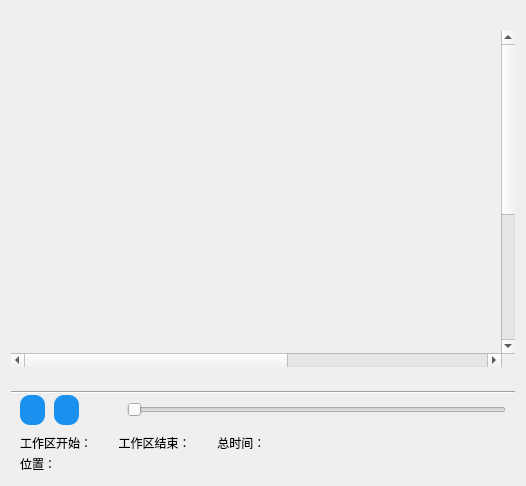
  <widget class="QWidget" name="centralwidget">
   <layout class="QGridLayout" name="gridLayout">
    <item row="0" column="0">
     <widget class="QWidget" name="widget_2" native="true">
      <property name="minimumSize">
       <size>
        <width>230</width>
        <height>200</height>
       </size>
      </property>
      <property name="autoFillBackground">
       <bool>false</bool>
      </property>
      <property name="styleSheet">
       <string notr="true"/>
      </property>
      <layout class="QVBoxLayout" name="verticalLayout_3">
       <property name="spacing">
        <number>1</number>
       </property>
       <property name="leftMargin">
        <number>0</number>
       </property>
       <property name="topMargin">
        <number>0</number>
       </property>
       <property name="rightMargin">
        <number>0</number>
       </property>
       <property name="bottomMargin">
        <number>0</number>
       </property>
       <item>
        <layout class="QVBoxLayout" name="verticalLayout_2">
         <property name="spacing">
          <number>0</number>
         </property>
         <item>
          <widget class="QLabel" name="label_2">
           <property name="minimumSize">
            <size>
             <width>0</width>
             <height>20</height>
            </size>
           </property>
           <property name="styleSheet">
            <string notr="true"/>
           </property>
           <property name="frameShape">
            <enum>QFrame::NoFrame</enum>
           </property>
           <property name="frameShadow">
            <enum>QFrame::Plain</enum>
           </property>
           <property name="text">
            <string/>
           </property>
           <property name="scaledContents">
            <bool>false</bool>
           </property>
           <property name="alignment">
            <set>Qt::AlignCenter</set>
           </property>
          </widget>
         </item>
         <item>
          <widget class="QScrollArea" name="scrollArea">
           <property name="palette">
            <palette>
             <active>
              <colorrole role="WindowText">
               <brush brushstyle="SolidPattern">
                <color alpha="255">
                 <red>0</red>
                 <green>0</green>
                 <blue>0</blue>
                </color>
               </brush>
              </colorrole>
              <colorrole role="Dark">
               <brush brushstyle="SolidPattern">
                <color alpha="255">
                 <red>0</red>
                 <green>0</green>
                 <blue>0</blue>
                </color>
               </brush>
              </colorrole>
              <colorrole role="Text">
               <brush brushstyle="SolidPattern">
                <color alpha="255">
                 <red>0</red>
                 <green>0</green>
                 <blue>0</blue>
                </color>
               </brush>
              </colorrole>
              <colorrole role="ButtonText">
               <brush brushstyle="SolidPattern">
                <color alpha="255">
                 <red>0</red>
                 <green>0</green>
                 <blue>0</blue>
                </color>
               </brush>
              </colorrole>
              <colorrole role="PlaceholderText">
               <brush brushstyle="SolidPattern">
                <color alpha="128">
                 <red>0</red>
                 <green>0</green>
                 <blue>0</blue>
                </color>
               </brush>
              </colorrole>
             </active>
             <inactive>
              <colorrole role="WindowText">
               <brush brushstyle="SolidPattern">
                <color alpha="255">
                 <red>0</red>
                 <green>0</green>
                 <blue>0</blue>
                </color>
               </brush>
              </colorrole>
              <colorrole role="Dark">
               <brush brushstyle="SolidPattern">
                <color alpha="255">
                 <red>0</red>
                 <green>0</green>
                 <blue>0</blue>
                </color>
               </brush>
              </colorrole>
              <colorrole role="Text">
               <brush brushstyle="SolidPattern">
                <color alpha="255">
                 <red>0</red>
                 <green>0</green>
                 <blue>0</blue>
                </color>
               </brush>
              </colorrole>
              <colorrole role="ButtonText">
               <brush brushstyle="SolidPattern">
                <color alpha="255">
                 <red>0</red>
                 <green>0</green>
                 <blue>0</blue>
                </color>
               </brush>
              </colorrole>
              <colorrole role="PlaceholderText">
               <brush brushstyle="SolidPattern">
                <color alpha="128">
                 <red>0</red>
                 <green>0</green>
                 <blue>0</blue>
                </color>
               </brush>
              </colorrole>
             </inactive>
             <disabled>
              <colorrole role="WindowText">
               <brush brushstyle="SolidPattern">
                <color alpha="255">
                 <red>0</red>
                 <green>0</green>
                 <blue>0</blue>
                </color>
               </brush>
              </colorrole>
              <colorrole role="Dark">
               <brush brushstyle="SolidPattern">
                <color alpha="255">
                 <red>0</red>
                 <green>0</green>
                 <blue>0</blue>
                </color>
               </brush>
              </colorrole>
              <colorrole role="Text">
               <brush brushstyle="SolidPattern">
                <color alpha="255">
                 <red>0</red>
                 <green>0</green>
                 <blue>0</blue>
                </color>
               </brush>
              </colorrole>
              <colorrole role="ButtonText">
               <brush brushstyle="SolidPattern">
                <color alpha="255">
                 <red>0</red>
                 <green>0</green>
                 <blue>0</blue>
                </color>
               </brush>
              </colorrole>
              <colorrole role="PlaceholderText">
               <brush brushstyle="SolidPattern">
                <color alpha="128">
                 <red>0</red>
                 <green>0</green>
                 <blue>0</blue>
                </color>
               </brush>
              </colorrole>
             </disabled>
            </palette>
           </property>
           <property name="mouseTracking">
            <bool>false</bool>
           </property>
           <property name="frameShape">
            <enum>QFrame::NoFrame</enum>
           </property>
           <property name="frameShadow">
            <enum>QFrame::Sunken</enum>
           </property>
           <property name="sizeAdjustPolicy">
            <enum>QAbstractScrollArea::AdjustIgnored</enum>
           </property>
           <property name="widgetResizable">
            <bool>false</bool>
           </property>
           <property name="alignment">
            <set>Qt::AlignCenter</set>
           </property>
           <widget class="QWidget" name="scrollAreaWidgetContents">
            <property name="geometry">
             <rect>
              <x>51</x>
              <y>0</y>
              <width>862</width>
              <height>560</height>
             </rect>
            </property>
           </widget>
          </widget>
         </item>
        </layout>
       </item>
       <item>
        <layout class="QHBoxLayout" name="horizontalLayout_4">
         <property name="sizeConstraint">
          <enum>QLayout::SetDefaultConstraint</enum>
         </property>
         <property name="leftMargin">
          <number>9</number>
         </property>
         <property name="rightMargin">
          <number>9</number>
         </property>
         <item>
          <widget class="QPushButton" name="pushButton_6">
           <property name="enabled">
            <bool>false</bool>
           </property>
           <property name="maximumSize">
            <size>
             <width>30</width>
             <height>30</height>
            </size>
           </property>
           <property name="toolTip">
            <string>&lt;html&gt;&lt;head/&gt;&lt;body&gt;&lt;p&gt;标记时间点&lt;/p&gt;&lt;/body&gt;&lt;/html&gt;</string>
           </property>
           <property name="styleSheet">
            <string notr="true">QPushButton:hover{background-color:rgb(255, 255, 255);border-radius: 10px;padding: 10;}

</string>
           </property>
           <property name="text">
            <string/>
           </property>
           <property name="icon">
            <iconset>
             <normaloff>../Icon/定时.png</normaloff>../Icon/定时.png</iconset>
           </property>
           <property name="iconSize">
            <size>
             <width>30</width>
             <height>30</height>
            </size>
           </property>
           <property name="flat">
            <bool>true</bool>
           </property>
          </widget>
         </item>
         <item>
          <widget class="QPushButton" name="pushButton_7">
           <property name="enabled">
            <bool>false</bool>
           </property>
           <property name="maximumSize">
            <size>
             <width>30</width>
             <height>30</height>
            </size>
           </property>
           <property name="toolTip">
            <string>&lt;html&gt;&lt;head/&gt;&lt;body&gt;&lt;p&gt;测量距离&lt;/p&gt;&lt;/body&gt;&lt;/html&gt;</string>
           </property>
           <property name="styleSheet">
            <string notr="true">QPushButton:hover{background-color:rgb(255, 255, 255);border-radius: 10px;padding: 10;}

</string>
           </property>
           <property name="text">
            <string/>
           </property>
           <property name="icon">
            <iconset>
             <normaloff>../Icon/直尺.png</normaloff>../Icon/直尺.png</iconset>
           </property>
           <property name="iconSize">
            <size>
             <width>30</width>
             <height>30</height>
            </size>
           </property>
           <property name="flat">
            <bool>true</bool>
           </property>
          </widget>
         </item>
         <item>
          <widget class="QLabel" name="label_5">
           <property name="text">
            <string/>
           </property>
          </widget>
         </item>
        </layout>
       </item>
       <item>
        <widget class="Line" name="line">
         <property name="orientation">
          <enum>Qt::Horizontal</enum>
         </property>
        </widget>
       </item>
       <item>
        <layout class="QHBoxLayout" name="horizontalLayout">
         <property name="spacing">
          <number>9</number>
         </property>
         <property name="leftMargin">
          <number>9</number>
         </property>
         <property name="rightMargin">
          <number>9</number>
         </property>
         <property name="bottomMargin">
          <number>0</number>
         </property>
         <item>
          <widget class="QPushButton" name="pushButton_3">
           <property name="enabled">
            <bool>false</bool>
           </property>
           <property name="maximumSize">
            <size>
             <width>25</width>
             <height>30</height>
            </size>
           </property>
           <property name="palette">
            <palette>
             <active>
              <colorrole role="WindowText">
               <brush brushstyle="SolidPattern">
                <color alpha="255">
                 <red>0</red>
                 <green>0</green>
                 <blue>0</blue>
                </color>
               </brush>
              </colorrole>
              <colorrole role="Button">
               <brush brushstyle="SolidPattern">
                <color alpha="255">
                 <red>26</red>
                 <green>145</green>
                 <blue>239</blue>
                </color>
               </brush>
              </colorrole>
              <colorrole role="Text">
               <brush brushstyle="SolidPattern">
                <color alpha="255">
                 <red>0</red>
                 <green>0</green>
                 <blue>0</blue>
                </color>
               </brush>
              </colorrole>
              <colorrole role="ButtonText">
               <brush brushstyle="SolidPattern">
                <color alpha="255">
                 <red>0</red>
                 <green>0</green>
                 <blue>0</blue>
                </color>
               </brush>
              </colorrole>
              <colorrole role="Base">
               <brush brushstyle="SolidPattern">
                <color alpha="255">
                 <red>26</red>
                 <green>145</green>
                 <blue>239</blue>
                </color>
               </brush>
              </colorrole>
              <colorrole role="Window">
               <brush brushstyle="SolidPattern">
                <color alpha="255">
                 <red>26</red>
                 <green>145</green>
                 <blue>239</blue>
                </color>
               </brush>
              </colorrole>
              <colorrole role="PlaceholderText">
               <brush brushstyle="NoBrush">
                <color alpha="128">
                 <red>0</red>
                 <green>0</green>
                 <blue>0</blue>
                </color>
               </brush>
              </colorrole>
             </active>
             <inactive>
              <colorrole role="WindowText">
               <brush brushstyle="SolidPattern">
                <color alpha="255">
                 <red>0</red>
                 <green>0</green>
                 <blue>0</blue>
                </color>
               </brush>
              </colorrole>
              <colorrole role="Button">
               <brush brushstyle="SolidPattern">
                <color alpha="255">
                 <red>26</red>
                 <green>145</green>
                 <blue>239</blue>
                </color>
               </brush>
              </colorrole>
              <colorrole role="Text">
               <brush brushstyle="SolidPattern">
                <color alpha="255">
                 <red>0</red>
                 <green>0</green>
                 <blue>0</blue>
                </color>
               </brush>
              </colorrole>
              <colorrole role="ButtonText">
               <brush brushstyle="SolidPattern">
                <color alpha="255">
                 <red>0</red>
                 <green>0</green>
                 <blue>0</blue>
                </color>
               </brush>
              </colorrole>
              <colorrole role="Base">
               <brush brushstyle="SolidPattern">
                <color alpha="255">
                 <red>26</red>
                 <green>145</green>
                 <blue>239</blue>
                </color>
               </brush>
              </colorrole>
              <colorrole role="Window">
               <brush brushstyle="SolidPattern">
                <color alpha="255">
                 <red>26</red>
                 <green>145</green>
                 <blue>239</blue>
                </color>
               </brush>
              </colorrole>
              <colorrole role="PlaceholderText">
               <brush brushstyle="NoBrush">
                <color alpha="128">
                 <red>0</red>
                 <green>0</green>
                 <blue>0</blue>
                </color>
               </brush>
              </colorrole>
             </inactive>
             <disabled>
              <colorrole role="WindowText">
               <brush brushstyle="SolidPattern">
                <color alpha="255">
                 <red>0</red>
                 <green>0</green>
                 <blue>0</blue>
                </color>
               </brush>
              </colorrole>
              <colorrole role="Button">
               <brush brushstyle="SolidPattern">
                <color alpha="255">
                 <red>26</red>
                 <green>145</green>
                 <blue>239</blue>
                </color>
               </brush>
              </colorrole>
              <colorrole role="Text">
               <brush brushstyle="SolidPattern">
                <color alpha="255">
                 <red>0</red>
                 <green>0</green>
                 <blue>0</blue>
                </color>
               </brush>
              </colorrole>
              <colorrole role="ButtonText">
               <brush brushstyle="SolidPattern">
                <color alpha="255">
                 <red>0</red>
                 <green>0</green>
                 <blue>0</blue>
                </color>
               </brush>
              </colorrole>
              <colorrole role="Base">
               <brush brushstyle="SolidPattern">
                <color alpha="255">
                 <red>26</red>
                 <green>145</green>
                 <blue>239</blue>
                </color>
               </brush>
              </colorrole>
              <colorrole role="Window">
               <brush brushstyle="SolidPattern">
                <color alpha="255">
                 <red>26</red>
                 <green>145</green>
                 <blue>239</blue>
                </color>
               </brush>
              </colorrole>
              <colorrole role="PlaceholderText">
               <brush brushstyle="NoBrush">
                <color alpha="128">
                 <red>0</red>
                 <green>0</green>
                 <blue>0</blue>
                </color>
               </brush>
              </colorrole>
             </disabled>
            </palette>
           </property>
           <property name="font">
            <font>
             <family>微软雅黑</family>
             <pointsize>9</pointsize>
             <weight>75</weight>
             <bold>true</bold>
            </font>
           </property>
           <property name="toolTip">
            <string>&lt;html&gt;&lt;head/&gt;&lt;body&gt;&lt;p&gt;设置当前帧为工作区开始&lt;/p&gt;&lt;/body&gt;&lt;/html&gt;</string>
           </property>
           <property name="styleSheet">
            <string notr="true">QPushButton{border-color: rgb(0, 0, 0);background-color: rgb(26, 145, 239);color: rgb(0, 0, 0);border-radius: 10px;padding: 8;}

QPushButton:hover{background-color:rgb(255, 255, 255);border-radius: 10px;padding: 10;}





</string>
           </property>
           <property name="text">
            <string/>
           </property>
           <property name="icon">
            <iconset>
             <normaloff>../Icon/左括号.png</normaloff>../Icon/左括号.png</iconset>
           </property>
           <property name="flat">
            <bool>true</bool>
           </property>
          </widget>
         </item>
         <item>
          <widget class="QPushButton" name="pushButton_4">
           <property name="enabled">
            <bool>false</bool>
           </property>
           <property name="maximumSize">
            <size>
             <width>25</width>
             <height>30</height>
            </size>
           </property>
           <property name="font">
            <font>
             <family>微软雅黑</family>
             <pointsize>9</pointsize>
             <weight>50</weight>
             <bold>false</bold>
            </font>
           </property>
           <property name="toolTip">
            <string>&lt;html&gt;&lt;head/&gt;&lt;body&gt;&lt;p&gt;设置当前帧为工作区结束&lt;/p&gt;&lt;/body&gt;&lt;/html&gt;</string>
           </property>
           <property name="styleSheet">
            <string notr="true">QPushButton{border-color: rgb(0, 0, 0);background-color: rgb(26, 145, 239);color: rgb(255, 255, 255);border-radius: 10px;padding: 8;}
QPushButton:hover{background-color:rgb(255, 255, 255);border-radius: 10px;padding: 10;}
</string>
           </property>
           <property name="text">
            <string/>
           </property>
           <property name="icon">
            <iconset>
             <normaloff>../Icon/右括号.png</normaloff>../Icon/右括号.png</iconset>
           </property>
           <property name="flat">
            <bool>false</bool>
           </property>
          </widget>
         </item>
         <item>
          <widget class="QPushButton" name="pushButton_5">
           <property name="enabled">
            <bool>false</bool>
           </property>
           <property name="maximumSize">
            <size>
             <width>30</width>
             <height>30</height>
            </size>
           </property>
           <property name="toolTip">
            <string>&lt;html&gt;&lt;head/&gt;&lt;body&gt;&lt;p&gt;重置工作区&lt;/p&gt;&lt;/body&gt;&lt;/html&gt;</string>
           </property>
           <property name="styleSheet">
            <string notr="true">QPushButton:hover{background-color:rgb(255, 255, 255);border-radius: 10px;padding: 10;}

</string>
           </property>
           <property name="text">
            <string/>
           </property>
           <property name="icon">
            <iconset>
             <normaloff>../Icon/删除2.png</normaloff>../Icon/删除2.png</iconset>
           </property>
           <property name="iconSize">
            <size>
             <width>30</width>
             <height>30</height>
            </size>
           </property>
           <property name="flat">
            <bool>true</bool>
           </property>
          </widget>
         </item>
         <item>
          <widget class="QSlider" name="horizontalSlider">
           <property name="styleSheet">
            <string notr="true"/>
           </property>
           <property name="pageStep">
            <number>20</number>
           </property>
           <property name="tracking">
            <bool>true</bool>
           </property>
           <property name="orientation">
            <enum>Qt::Horizontal</enum>
           </property>
           <property name="tickPosition">
            <enum>QSlider::NoTicks</enum>
           </property>
          </widget>
         </item>
        </layout>
       </item>
       <item>
        <layout class="QVBoxLayout" name="verticalLayout_5">
         <property name="leftMargin">
          <number>9</number>
         </property>
         <property name="topMargin">
          <number>8</number>
         </property>
         <property name="bottomMargin">
          <number>0</number>
         </property>
         <item>
          <widget class="QLabel" name="label_4">
           <property name="text">
            <string>工作区开始：        工作区结束：        总时间：</string>
           </property>
           <property name="alignment">
            <set>Qt::AlignLeading|Qt::AlignLeft|Qt::AlignVCenter</set>
           </property>
          </widget>
         </item>
        </layout>
       </item>
       <item>
        <layout class="QHBoxLayout" name="horizontalLayout_2" stretch="0,0,0,0,0,0,0">
         <property name="spacing">
          <number>6</number>
         </property>
         <property name="sizeConstraint">
          <enum>QLayout::SetDefaultConstraint</enum>
         </property>
         <property name="leftMargin">
          <number>9</number>
         </property>
         <property name="rightMargin">
          <number>9</number>
         </property>
         <property name="bottomMargin">
          <number>0</number>
         </property>
         <item>
          <widget class="QLabel" name="label">
           <property name="maximumSize">
            <size>
             <width>16777</width>
             <height>16777215</height>
            </size>
           </property>
           <property name="layoutDirection">
            <enum>Qt::LeftToRight</enum>
           </property>
           <property name="text">
            <string>&lt;html&gt;&lt;head/&gt;&lt;body&gt;&lt;p&gt;位置：&lt;/p&gt;&lt;/body&gt;&lt;/html&gt;</string>
           </property>
           <property name="textFormat">
            <enum>Qt::AutoText</enum>
           </property>
           <property name="alignment">
            <set>Qt::AlignLeading|Qt::AlignLeft|Qt::AlignVCenter</set>
           </property>
          </widget>
         </item>
         <item>
          <widget class="QPushButton" name="pushButton_8">
           <property name="enabled">
            <bool>false</bool>
           </property>
           <property name="maximumSize">
            <size>
             <width>48</width>
             <height>48</height>
            </size>
           </property>
           <property name="toolTip">
            <string>&lt;html&gt;&lt;head/&gt;&lt;body&gt;&lt;p&gt;跳转到工作区起点&lt;/p&gt;&lt;/body&gt;&lt;/html&gt;</string>
           </property>
           <property name="styleSheet">
            <string notr="true">QPushButton:hover{background-color:rgb(255, 255, 255);border-radius: 10px;padding: 10;}

</string>
           </property>
           <property name="text">
            <string/>
           </property>
           <property name="icon">
            <iconset>
             <normaloff>../Icon/快退.png</normaloff>../Icon/快退.png</iconset>
           </property>
           <property name="iconSize">
            <size>
             <width>48</width>
             <height>48</height>
            </size>
           </property>
           <property name="flat">
            <bool>true</bool>
           </property>
          </widget>
         </item>
         <item>
          <widget class="QPushButton" name="pushButton">
           <property name="enabled">
            <bool>false</bool>
           </property>
           <property name="maximumSize">
            <size>
             <width>48</width>
             <height>48</height>
            </size>
           </property>
           <property name="mouseTracking">
            <bool>false</bool>
           </property>
           <property name="focusPolicy">
            <enum>Qt::StrongFocus</enum>
           </property>
           <property name="contextMenuPolicy">
            <enum>Qt::DefaultContextMenu</enum>
           </property>
           <property name="acceptDrops">
            <bool>false</bool>
           </property>
           <property name="toolTip">
            <string>&lt;html&gt;&lt;head/&gt;&lt;body&gt;&lt;p&gt;上一帧（快捷键A）&lt;/p&gt;&lt;/body&gt;&lt;/html&gt;</string>
           </property>
           <property name="autoFillBackground">
            <bool>false</bool>
           </property>
           <property name="styleSheet">
            <string notr="true">QPushButton:hover{background-color:rgb(255, 255, 255);border-radius: 10px;padding: 10;}

</string>
           </property>
           <property name="text">
            <string/>
           </property>
           <property name="icon">
            <iconset>
             <normaloff>../Icon/切歌2.png</normaloff>../Icon/切歌2.png</iconset>
           </property>
           <property name="iconSize">
            <size>
             <width>48</width>
             <height>48</height>
            </size>
           </property>
           <property name="shortcut">
            <string>A</string>
           </property>
           <property name="checkable">
            <bool>false</bool>
           </property>
           <property name="autoRepeat">
            <bool>false</bool>
           </property>
           <property name="autoExclusive">
            <bool>false</bool>
           </property>
           <property name="autoDefault">
            <bool>false</bool>
           </property>
           <property name="default">
            <bool>false</bool>
           </property>
           <property name="flat">
            <bool>true</bool>
           </property>
          </widget>
         </item>
         <item>
          <widget class="QPushButton" name="pushButton_10">
           <property name="enabled">
            <bool>false</bool>
           </property>
           <property name="maximumSize">
            <size>
             <width>48</width>
             <height>48</height>
            </size>
           </property>
           <property name="styleSheet">
            <string notr="true">QPushButton:hover{background-color:rgb(255, 255, 255);border-radius: 10px;padding: 10;}

</string>
           </property>
           <property name="text">
            <string/>
           </property>
           <property name="icon">
            <iconset>
             <normaloff>../Icon/播放(1).png</normaloff>../Icon/播放(1).png</iconset>
           </property>
           <property name="iconSize">
            <size>
             <width>48</width>
             <height>48</height>
            </size>
           </property>
           <property name="flat">
            <bool>true</bool>
           </property>
          </widget>
         </item>
         <item>
          <widget class="QPushButton" name="pushButton_2">
           <property name="enabled">
            <bool>false</bool>
           </property>
           <property name="maximumSize">
            <size>
             <width>48</width>
             <height>48</height>
            </size>
           </property>
           <property name="toolTip">
            <string>&lt;html&gt;&lt;head/&gt;&lt;body&gt;&lt;p&gt;下一帧（快捷键D）&lt;/p&gt;&lt;/body&gt;&lt;/html&gt;</string>
           </property>
           <property name="styleSheet">
            <string notr="true">QPushButton:hover{background-color:rgb(255, 255, 255);border-radius: 10px;padding: 10;}

</string>
           </property>
           <property name="text">
            <string/>
           </property>
           <property name="icon">
            <iconset>
             <normaloff>../Icon/切歌.png</normaloff>../Icon/切歌.png</iconset>
           </property>
           <property name="iconSize">
            <size>
             <width>48</width>
             <height>48</height>
            </size>
           </property>
           <property name="shortcut">
            <string>D</string>
           </property>
           <property name="flat">
            <bool>true</bool>
           </property>
          </widget>
         </item>
         <item>
          <widget class="QPushButton" name="pushButton_9">
           <property name="enabled">
            <bool>false</bool>
           </property>
           <property name="maximumSize">
            <size>
             <width>48</width>
             <height>48</height>
            </size>
           </property>
           <property name="toolTip">
            <string>&lt;html&gt;&lt;head/&gt;&lt;body&gt;&lt;p&gt;跳转到工作区终点&lt;/p&gt;&lt;/body&gt;&lt;/html&gt;</string>
           </property>
           <property name="styleSheet">
            <string notr="true">QPushButton:hover{background-color:rgb(255, 255, 255);border-radius: 10px;padding: 10;}

</string>
           </property>
           <property name="text">
            <string/>
           </property>
           <property name="icon">
            <iconset>
             <normaloff>../Icon/快进.png</normaloff>../Icon/快进.png</iconset>
           </property>
           <property name="iconSize">
            <size>
             <width>48</width>
             <height>48</height>
            </size>
           </property>
           <property name="flat">
            <bool>true</bool>
           </property>
          </widget>
         </item>
         <item>
          <widget class="QLabel" name="label_3">
           <property name="text">
            <string/>
           </property>
          </widget>
         </item>
        </layout>
       </item>
      </layout>
     </widget>
    </item>
   </layout>
  </widget>
